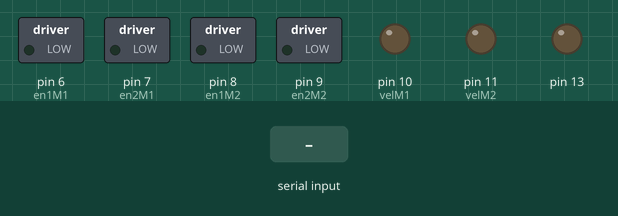
This sketch was run on a simulated Arduino Leonardo, built with avr-gcc and run on an emulated ATmega32U4. Shown: switched loads named in the sketch (green lamp = pin HIGH), output pins drawn as LEDs (lit = HIGH). Inputs (shaded band) come from the test bench. The modem accepts every AT command (registered, SIM ready, sends succeed) and sends nothing else.

Above: at 9.2 s.
9.3 s: "1" received over the second serial link
At 10.1 s:
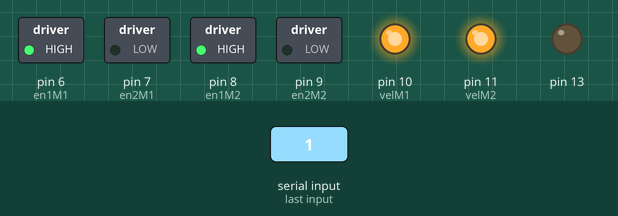
10.8 s: "0" received over the second serial link
At 11.2 s:
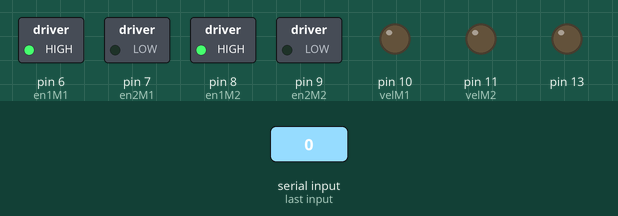
12.3 s: "2" received over the second serial link
At 13.5 s:
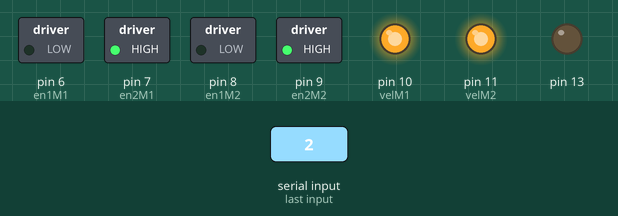
13.8 s: "3" received over the second serial link
At 14.7 s:
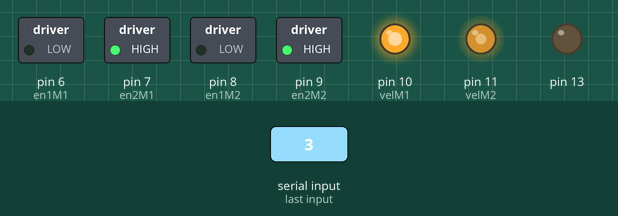
15.3 s: "4" received over the second serial link
At 15.9 s:
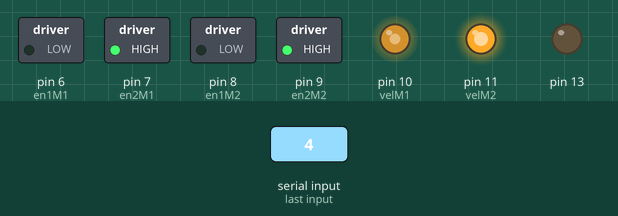
16.8 s: "5" received over the second serial link
At 18.2 s:
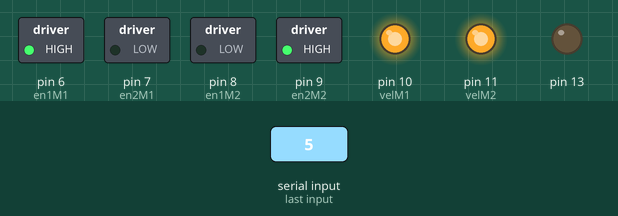
Timing chart, 0 to 19.3 s (numbered marks = the images above; inputs shaded):
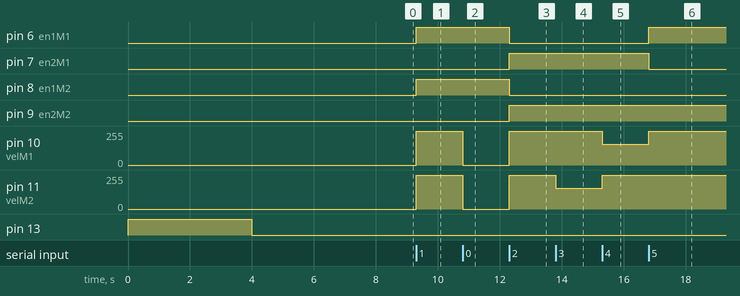

Measured:
- after the input at 9.3 s, pin 6 (en1M1), pin 8 (en1M2): LOW → HIGH at once; pin 10 (velM1), pin 11 (velM2): 0/255 → 254/255 at once
- after the input at 10.8 s, pin 10 (velM1), pin 11 (velM2): 254/255 → 0/255 at once
- after the input at 12.3 s, pin 6 (en1M1), pin 8 (en1M2): HIGH → LOW at once; pin 7 (en2M1), pin 9 (en2M2): LOW → HIGH at once; pin 10 (velM1), pin 11 (velM2): 0/255 → 254/255 at once
- after the input at 13.8 s, pin 11 (velM2): 254/255 → 157/255 at once
- after the input at 15.3 s, pin 10 (velM1): 254/255 → 157/255 at once; pin 11 (velM2): 157/255 → 254/255 at once
- after the input at 16.8 s, pin 6 (en1M1): LOW → HIGH at once; pin 7 (en2M1): HIGH → LOW at once; pin 10 (velM1): 157/255 → 254/255 at once

The sketch:

pruebaMotor.ino
```cpp
#include <SoftwareSerial.h>

//SoftwareSerial blue(2,3); //(Rx, Tx)
char nombre[21] = "CrustaceoMovil";
char BPS = '4'; // 1 -> 1200, 2 -> 2400, n -> 1200*(2^(n-1))
char PWD[5] = "0000";
char state = '0';
int en1M1 = 6;
int en2M1 = 7;
int en1M2 = 8;
int en2M2 = 9;
int velM1 = 10;
int velM2 = 11;

long tiempo;
int trigger = 4;
int echo = 5;
float distancia;

int autoSpeed = 140;

void setup() {
  Serial1.begin(9600);
  Serial1.begin(9600);

  pinMode(trigger, OUTPUT);
  pinMode(echo, INPUT);
  pinMode(13, OUTPUT);
  digitalWrite(13,HIGH);
  delay(4000);

  digitalWrite(13,LOW);
  Serial1.print("AT");
  delay(1000);

  Serial1.print("AT+BAUD");
  Serial1.print(BPS);
  delay(1000);

  Serial1.print("AT+NAME");
  Serial1.print(nombre);
  delay(1000);

  Serial1.print("AT+PIN");
  Serial1.print(PWD);
  delay(1000);

  pinMode(en1M1, OUTPUT);
  pinMode(en2M1, OUTPUT);
  pinMode(en1M2, OUTPUT);
  pinMode(en2M2, OUTPUT);
  pinMode(velM1, OUTPUT);
  pinMode(velM2, OUTPUT);

  analogWrite(velM1, 0);
  analogWrite(velM2, 0);

  state = '0';
}

void loop() {
  state = '0';
  while(Serial1.available()){
    state = Serial1.read();
    switch(state){
      case '0':
        Serial1.println("Alto");
        detener();
      break;
      case '1':
        Serial1.println("Avanzando");
        avanzar(254);
      break;
      case'2':
        Serial1.println("Retrocediendo");
        retroceder();
      break;
      case '3':
        Serial1.println("Girando a la derecha");
        derecha();
      break;
      case '4':
        Serial1.println("Girando a la izquierda");
        izquierda();
      break;
      case '5':
        Serial1.println("Me estoy quemando :'v");
        rotar(254);
      break;
      case 'a':
        automatico();
      break;
    }
  }
}

void detener(){
  analogWrite(velM1, 0);
  analogWrite(velM2, 0);
}

void avanzar(int velocidad){
  analogWrite(velM1, velocidad);
  analogWrite(velM2, velocidad);
  digitalWrite(en1M1, HIGH);
  digitalWrite(en2M1, LOW);
  digitalWrite(en1M2, HIGH);
  digitalWrite(en2M2, LOW);
}

void retroceder(){
  analogWrite(velM1, 254);
  analogWrite(velM2, 254);
  digitalWrite(en2M1, HIGH);
  digitalWrite(en1M1, LOW);
  digitalWrite(en2M2, HIGH);
  digitalWrite(en1M2, LOW);
}

void derecha(){
  analogWrite(velM1, 254);
  analogWrite(velM2, 157);
}


void izquierda(){
  analogWrite(velM1, 157);
  analogWrite(velM2, 254);
}

void rotar(int velocidad){
  analogWrite(velM1, velocidad);
  analogWrite(velM2, velocidad);
  digitalWrite(en1M1, HIGH);
  digitalWrite(en2M1, LOW);
  digitalWrite(en1M2, LOW);
  digitalWrite(en2M2, HIGH);
}

void automatico(){
  analogWrite(velM1, 0);
  analogWrite(velM2, 0);
  Serial1.println("Activando piloto automático");
  Serial1.println("Para volver a modo manual presiona x");
  puntitos(300);
  distancia = medirDistancia();
  Serial1.println("Piloto automático ACTIVADO");
  while((Serial1.read()) != 'x'){
    digitalWrite(trigger, HIGH);
    distancia = medirDistancia();
    if(distancia > 50){
      avanzar(autoSpeed);
    }
    else{
      detener();
      while(distancia < 50 && ((Serial.read()) != 'x')){
        rotar(autoSpeed);
        delay(300);
        detener();
        distancia = medirDistancia();
      }
    }
  }
  detener();
  puntitos(300);
  Serial1.println("Modo manual ACTIVADO");
}

float medirDistancia(){
  digitalWrite(trigger, HIGH);
  delayMicroseconds(10);
  digitalWrite(trigger, LOW);
  tiempo = (pulseIn(echo, HIGH)/2);
  return float(tiempo * 0.0343);
}

void puntitos(int timer){
  for(int i = 0; i < 3; i ++){
    for(int j = 0; j < 3; j++){
      Serial1.print(".");
      delay(timer);
    }
    Serial1.println();
    delay(timer);
  }
}
```
